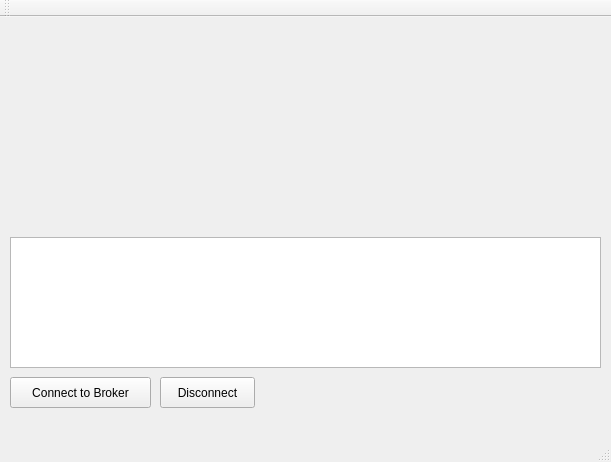
<?xml version="1.0" encoding="UTF-8"?>
<ui version="4.0">
 <class>MainWindow</class>
 <widget class="QMainWindow" name="MainWindow">
  <property name="geometry">
   <rect>
    <x>0</x>
    <y>0</y>
    <width>611</width>
    <height>462</height>
   </rect>
  </property>
  <property name="windowTitle">
   <string>MainWindow</string>
  </property>
  <widget class="QWidget" name="centralWidget">
   <widget class="QPushButton" name="connectButton">
    <property name="geometry">
     <rect>
      <x>10</x>
      <y>360</y>
      <width>141</width>
      <height>31</height>
     </rect>
    </property>
    <property name="text">
     <string>Connect to Broker</string>
    </property>
   </widget>
   <widget class="QPushButton" name="disconnectButton">
    <property name="geometry">
     <rect>
      <x>160</x>
      <y>360</y>
      <width>95</width>
      <height>31</height>
     </rect>
    </property>
    <property name="text">
     <string>Disconnect</string>
    </property>
   </widget>
   <widget class="QPlainTextEdit" name="ConOutput">
    <property name="geometry">
     <rect>
      <x>10</x>
      <y>220</y>
      <width>591</width>
      <height>131</height>
     </rect>
    </property>
   </widget>
   <widget class="QCustomPlot" name="customPlot" native="true">
    <property name="geometry">
     <rect>
      <x>10</x>
      <y>10</y>
      <width>591</width>
      <height>191</height>
     </rect>
    </property>
   </widget>
  </widget>
  <widget class="QMenuBar" name="menuBar">
   <property name="geometry">
    <rect>
     <x>0</x>
     <y>0</y>
     <width>611</width>
     <height>27</height>
    </rect>
   </property>
  </widget>
  <widget class="QToolBar" name="mainToolBar">
   <attribute name="toolBarArea">
    <enum>TopToolBarArea</enum>
   </attribute>
   <attribute name="toolBarBreak">
    <bool>false</bool>
   </attribute>
  </widget>
  <widget class="QStatusBar" name="statusBar"/>
 </widget>
 <layoutdefault spacing="6" margin="11"/>
 <customwidgets>
  <customwidget>
   <class>QCustomPlot</class>
   <extends>QWidget</extends>
   <header>qcustomplot.h</header>
   <container>1</container>
  </customwidget>
 </customwidgets>
 <resources/>
 <connections/>
</ui>
